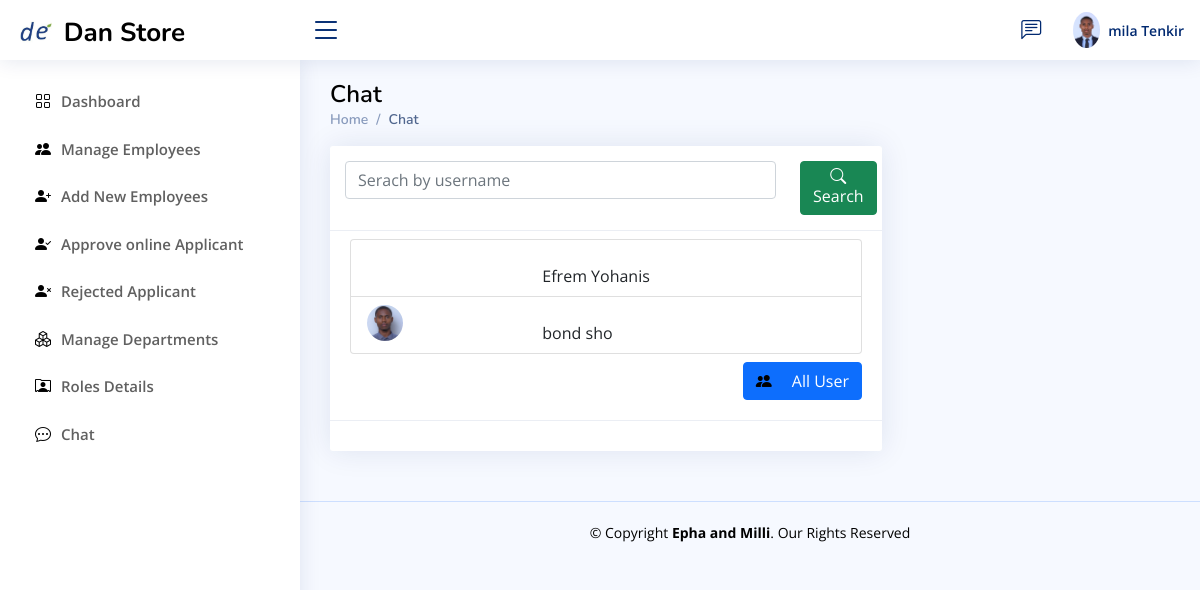
Before: /Human_Resource/hr_chat/ (signed in) with the older database file.
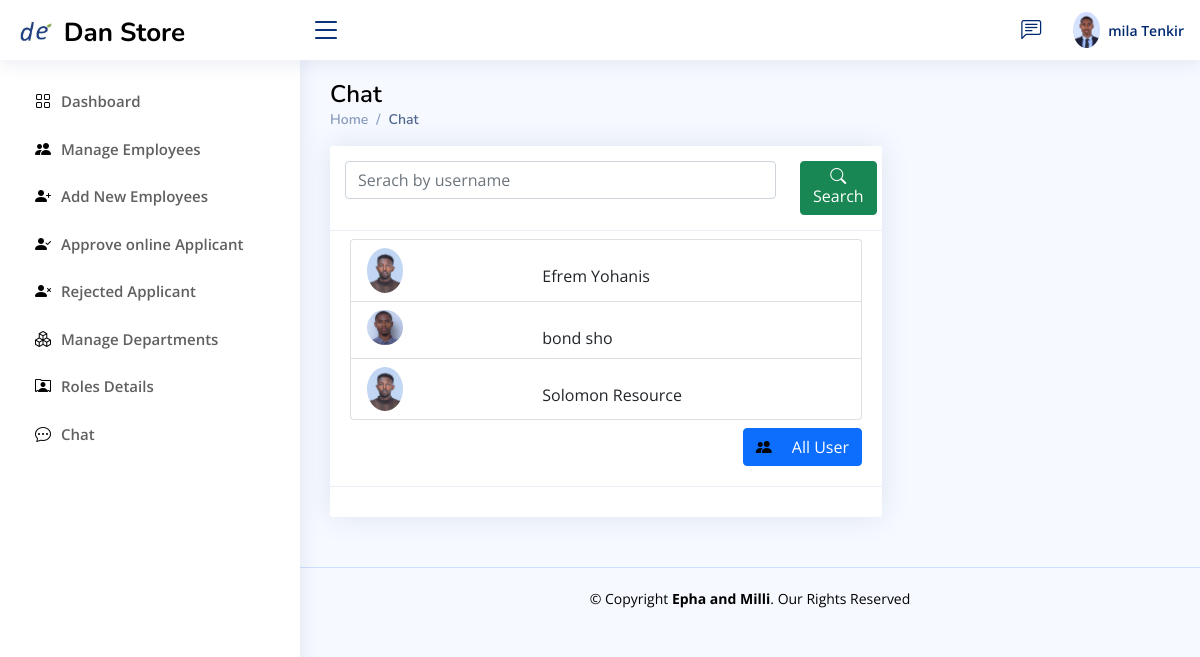
After: the same page with the newer database file.
### Store_manager/models.py (models this page shows, shortened)
class employ(models.Model):
    user=models.ForeignKey(User,null=True,blank=True,on_delete=models.CASCADE)
    role= models.CharField(max_length=200,null=True,blank=True)
    profile_pic=models.ImageField(null=True,blank=True, upload_to='Profile/')
    Full_Name=models.CharField(max_length=300, null=True)
    gender = models.CharField(max_length=20,null=True,blank=True)
    phone1 = models.CharField(max_length=200, null=True)
    phone2 = models.CharField(max_length=200, null=True)
    facebook = models.CharField(max_length=200, null=True,blank=True)
    telegram = models.CharField(max_length=200, null=True,blank=True)
    instagram = models.CharField(max_length=200, null=True,blank=True)
    about = models.TextField(max_length=500, null=True)
    address = models.CharField(max_length=200, null=True)
    inDepartment = models.CharField(max_length=300,null=True)
    date_created = models.DateTimeField(auto_now_add=True, null=True)
    Thechnologist =models.BooleanField(blank=True,null=True,default=False)
    accessStore=models.ForeignKey(allStore,null=True,blank=True,on_delete=models.CASCADE)
    Titel = models.CharField(max_length=20,null=True,blank=True)
    Filed_Study = models.CharField(max_length=20,null=True,blank=True)
    Collage = models.CharField(max_length=20,null=True,blank=True)
    grade=models.CharField(max_length=20,null=True,blank=True)
    Year_Graguation = models.DateField(null=True,blank=True)
    Document=models.FileField(null=True,blank=True,upload_to="File/Document")

### human_resource/views.py (the view, shortened to what this page needs)
# urls.py: path('hr_chat/',views.hr_chat,name="hr_chat"),
def hr_chat(request):
    curretnUser = request.user
    exploreU = employ.objects.get(user = curretnUser)
    me_with=exploreU
    my_message=chatbot.objects.filter(me_with=me_with)
    admin = exploreU
    me=exploreU.user
    me_with=exploreU
    all_chate_team=[]
    all_chat=chatbot.objects.filter(Q(me_with=me_with) | Q(me=me))
    for a in all_chat:
        if a.me_with in all_chate_team:
            pass
        else:
            all_chate_team.append(a.me_with)
    context={
            'chat_group':all_chate_team,
             'admin':admin,
             'my_message':my_message,
        }
    return render(request,'human_resource/chat/index.html',context)

### Templates/human_resource/chat/index.html (shortened to what this page needs)
{% extends 'human_resource/HR_base.html' %}
{% block hr %}
<main id="main" class="main">
    <div class="pagetitle">
      <h1 style="color: black">Chat</h1>
      <nav>
        <ol class="breadcrumb">
          <li class="breadcrumb-item"><a href="#">Home</a></li>
          <li class="breadcrumb-item active">Chat</li>
        </ol>
      </nav>
    </div>
    <section class="section">
        <div class="row">
            <div class="col-lg-8">
                <div class="card">
                    <div class="card-header">
                      <form action="" method="post">
                        <div class="row">
                            <div class="col-10">
                              <input type="text" class="form-control" id="inputText" name="serach" placeholder="Serach by username" >
                          </div>
                          <div class="col-2">
                              <button type="submit" class="btn btn-success"> <i class="bi bi-search"></i> Search</button>
                          </div>
                        </div>
                      </form>
                    </div>
                    <div class="card-body pt-2">
                        <div class="list-group">
                         {% block chat %}
                            {% for chat in chat_group %}
                            {% if chat.user != user %}
                            <a href="{% url 'hr_chat_pepol' chat.id %}" class="list-group-item list-group-item-action " aria-current="true">
                                <div class="row">
                                    <div class="col-lg-4">
                                      {% if chat.profile_pic %}
                                        <img src="{{ chat.profile_pic.url}}" alt="Profile" class="rounded-circle w-25">
                                      {% endif %}
                                    </div>
                                    <div class="col-lg-8">
                                        <div class="pt-3">
                                            <span class="d-none d-md-block ps-2">{{chat.user.first_name}} {{chat.user.last_name}}</span>
                                         </div>
                                    </div>
                                </div>
                                </a>
                                {% endif %}
                                {% endfor %}
                            {% endblock chat %}
                          </div>
                          <div class="pt-2 text-end">
                            <a href="{% url 'hr_all_user' %}" class="btn btn-primary"><i class="bi bi-people-fill me-3 " style="color: black"></i> All User</a>
                          </div>
                    </div>
                    <div class="card-footer">
                    </div>
                  </div>
            </div>
         </div>
    </section>
  </main>
{% endblock %}

Changed rows visible on the page:
changed employ "Efrem": profile_pic: picture added
now on this page (row edited): employ: profile_pic (picture), user.first_name "Solomon", user.last_name "Resource"
